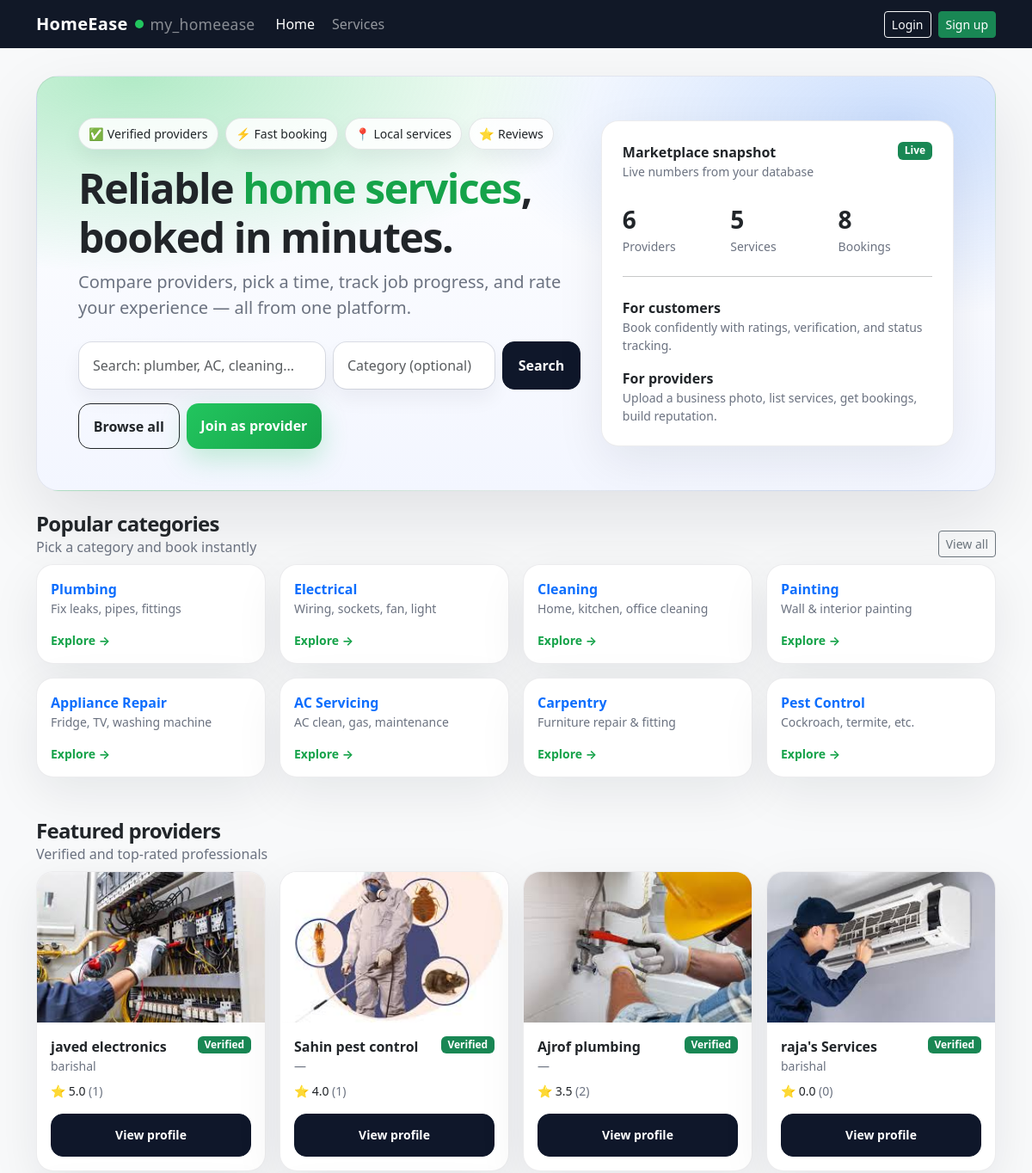
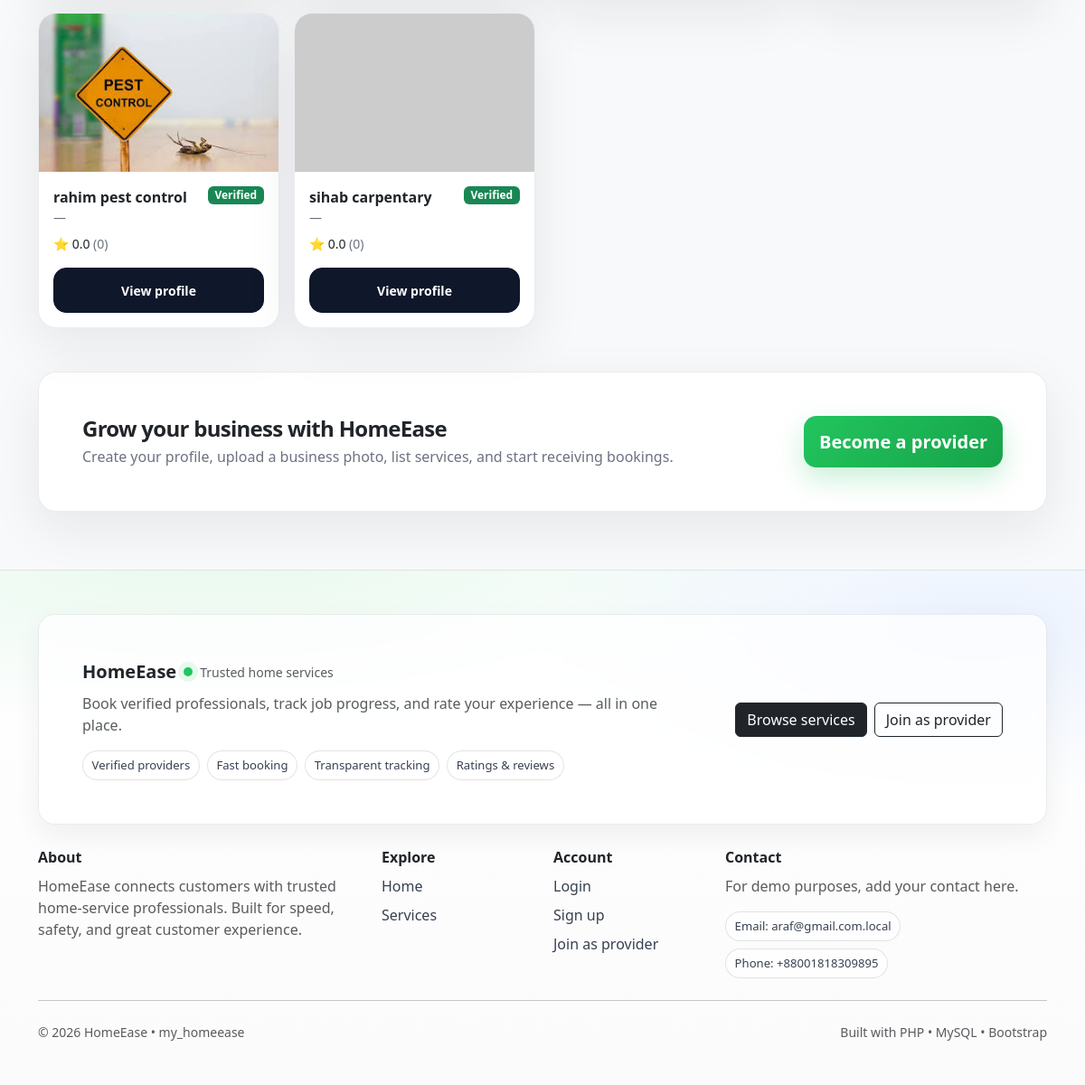
The page / on the database its author committed (2 pictures, top to bottom).
### tables this page shows
CREATE TABLE `provider_profiles` (
  `user_id` int(11) NOT NULL,
  `business_name` varchar(160) NOT NULL,
  `bio` text DEFAULT NULL,
  `address` varchar(255) DEFAULT NULL,
  `city` varchar(80) DEFAULT NULL,
  `is_verified` tinyint(1) NOT NULL DEFAULT 0,
  `cover_photo` varchar(255) DEFAULT NULL,
  `created_at` timestamp NOT NULL DEFAULT current_timestamp(),
  `bkash_number` varchar(30) DEFAULT NULL,
  `nagad_number` varchar(30) DEFAULT NULL,
  `nid_file` varchar(255) DEFAULT NULL,
  `trade_license_file` varchar(255) DEFAULT NULL,
  `verification_status` enum('not_submitted','pending','approved','rejected') NOT NULL DEFAULT 'not_submitted',
  `verification_note` varchar(255) DEFAULT NULL,
  PRIMARY KEY (`user_id`),
  CONSTRAINT `fk_provider_user` FOREIGN KEY (`user_id`) REFERENCES `users` (`id`) ON DELETE CASCADE
);

### app/config.php (called while the page is built, shortened)
<?php
$environment = 'production';
if ($environment === 'production') {
  return [
    'db' => [
      'host'    => 'sql207.infinityfreeapp.com',
      'name'    => 'if0_41296449_my_homeease',
      'user'    => 'if0_41296449',
      'pass'    => 'araf1164araf',
      'charset' => 'utf8mb4',
    ],
    'app' => [
      'base_url' => '/public',
    ],
  ];
}

### app/helpers.php (called while the page is built, shortened)
<?php
function e(string $s): string {
  return htmlspecialchars($s, ENT_QUOTES, 'UTF-8');
}
function base_url(string $path = ''): string {
  $config = require __DIR__ . '/config.php';
  $base = rtrim($config['app']['base_url'], '/');
  $path = ltrim($path, '/');
  return $base . ($path ? '/' . $path : '');
}
function current_user(): ?array {
  return $_SESSION['user'] ?? null;
}
function is_logged_in(): bool {
  return current_user() !== null;
}

### public/index.php (the view, shortened to what this page needs)
<?php
require_once __DIR__ . '/../app/db.php';
require_once __DIR__ . '/../app/helpers.php';
require __DIR__ . '/../app/views/header.php';
$sql = "
SELECT u.id, p.business_name, p.city, p.cover_photo, p.is_verified,
       COALESCE(AVG(r.rating), 0) AS avg_rating,
       COUNT(r.id) AS review_count
FROM users u
JOIN provider_profiles p ON p.user_id = u.id
LEFT JOIN reviews r ON r.provider_id = u.id
WHERE u.role='provider' AND u.is_active=1
GROUP BY u.id
ORDER BY p.is_verified DESC, avg_rating DESC, review_count DESC
LIMIT 8";
$providers = $pdo->query($sql)->fetchAll();
$stats = [
  'providers' => (int)$pdo->query("SELECT COUNT(*) c FROM users WHERE role='provider' AND is_active=1")->fetch()['c'],
  'services'  => (int)$pdo->query("SELECT COUNT(*) c FROM services WHERE is_active=1")->fetch()['c'],
  'bookings'  => (int)$pdo->query("SELECT COUNT(*) c FROM bookings")->fetch()['c'],
];
$cats = [
  ['Plumbing','Fix leaks, pipes, fittings'],
  ['Electrical','Wiring, sockets, fan, light'],
  ['Cleaning','Home, kitchen, office cleaning'],
  ['Painting','Wall & interior painting'],
  ['Appliance Repair','Fridge, TV, washing machine'],
  ['AC Servicing','AC clean, gas, maintenance'],
  ['Carpentry','Furniture repair & fitting'],
  ['Pest Control','Cockroach, termite, etc.'],
];
$q = trim($_GET['q'] ?? '');
$category = trim($_GET['category'] ?? '');
?>
<div class="hx-hero p-4 p-md-5 mb-4">
  <div class="row g-4 align-items-center">
    <div class="col-12 col-lg-7">
      <div class="d-flex flex-wrap gap-2 mb-3">
        <span class="hx-pill">✅ Verified providers</span>
        <span class="hx-pill">⚡ Fast booking</span>
        <span class="hx-pill">📍 Local services</span>
        <span class="hx-pill">⭐ Reviews</span>
      </div>
      <h1 class="display-5 hx-title mb-2">
        Reliable <span class="hx-tag">home services</span>, booked in minutes.
      </h1>
      <p class="lead hx-sub mb-4">
        Compare providers, pick a time, track job progress, and rate your experience — all from one platform.
      </p>
      <form class="row g-2" action="<?= e(base_url('services.php')) ?>" method="get">
        <div class="col-12 col-md-6">
          <input class="form-control hx-input" name="q" value="<?= e($q) ?>" placeholder="Search: plumber, AC, cleaning...">
        </div>
        <div class="col-12 col-md-4">
          <input class="form-control hx-input" name="category" value="<?= e($category) ?>" placeholder="Category (optional)">
        </div>
        <div class="col-12 col-md-2 d-grid">
          <button class="btn hx-btn hx-btn-dark" type="submit">Search</button>
        </div>
      </form>
      <div class="d-flex flex-wrap gap-2 mt-3">
        <a class="btn hx-btn btn-outline-dark" href="<?= e(base_url('services.php')) ?>">Browse all</a>
        <?php if (!is_logged_in()): ?>
          <a class="btn hx-btn hx-btn-brand" href="<?= e(base_url('register_provider.php')) ?>">Join as provider</a>
        <?php endif; ?>
      </div>
    </div>
    <div class="col-12 col-lg-5">
      <div class="hx-card p-4">
        <div class="d-flex justify-content-between align-items-start">
          <div>
            <div class="fw-semibold">Marketplace snapshot</div>
            <div class="hx-sub small">Live numbers from your database</div>
          </div>
          <span class="badge text-bg-success">Live</span>
        </div>
        <div class="row g-3 mt-2">
          <div class="col-4">
            <div class="fw-bold fs-3"><?= (int)$stats['providers'] ?></div>
            <div class="hx-sub small">Providers</div>
          </div>
          <div class="col-4">
            <div class="fw-bold fs-3"><?= (int)$stats['services'] ?></div>
            <div class="hx-sub small">Services</div>
          </div>
          <div class="col-4">
            <div class="fw-bold fs-3"><?= (int)$stats['bookings'] ?></div>
            <div class="hx-sub small">Bookings</div>
          </div>
        </div>
        <hr class="my-4">
        <div class="row g-3">
          <div class="col-12">
            <div class="fw-semibold">For customers</div>
            <div class="hx-sub small">Book confidently with ratings, verification, and status tracking.</div>
          </div>
          <div class="col-12">
            <div class="fw-semibold">For providers</div>
            <div class="hx-sub small">Upload a business photo, list services, get bookings, build reputation.</div>
          </div>
        </div>
      </div>
    </div>
  </div>
</div>
<div class="d-flex justify-content-between align-items-end mb-2">
  <div>
    <h2 class="h4 hx-title mb-0">Popular categories</h2>
    <div class="hx-sub">Pick a category and book instantly</div>
  </div>
  <a class="btn btn-sm btn-outline-secondary" href="<?= e(base_url('services.php')) ?>">View all</a>
</div>
<div class="row g-3 mb-5">
  <?php foreach ($cats as $c): ?>
    <div class="col-12 col-md-6 col-lg-3">
      <a class="text-decoration-none" href="<?= e(base_url('services.php?category=' . urlencode($c[0]))) ?>">
        <div class="hx-card p-3 h-100">
          <div class="fw-semibold"><?= e($c[0]) ?></div>
          <div class="hx-sub small"><?= e($c[1]) ?></div>
          <div class="mt-3 small hx-tag">Explore →</div>
        </div>
      </a>
    </div>
  <?php endforeach; ?>
</div>
<div class="mb-2">
  <h2 class="h4 hx-title mb-0">Featured providers</h2>
  <div class="hx-sub">Verified and top-rated professionals</div>
</div>
<div class="row g-3">
  <?php foreach ($providers as $p):
    $img = $p['cover_photo'] ? base_url('../storage/uploads/' . $p['cover_photo']) : 'https://placehold.co/900x540?text=HomeEase';
  ?>
    <div class="col-12 col-md-6 col-lg-3">
      <div class="hx-card h-100 overflow-hidden">
        <img src="<?= e($img) ?>" class="w-100 hx-provider-img" alt="Business photo">
        <div class="p-3">
          <div class="d-flex justify-content-between align-items-start">
            <div class="fw-semibold"><?= e($p['business_name']) ?></div>
            <?php if ((int)$p['is_verified']===1): ?><span class="badge text-bg-success">Verified</span><?php endif; ?>
          </div>
          <div class="hx-sub small"><?= e($p['city'] ?? '—') ?></div>
          <div class="mt-2 small">
            ⭐ <?= number_format((float)$p['avg_rating'], 1) ?>
            <span class="hx-sub">(<?= (int)$p['review_count'] ?>)</span>
          </div>
          <a class="btn hx-btn hx-btn-dark btn-sm mt-3 w-100" href="<?= e(base_url('provider_profile.php?id=' . (int)$p['id'])) ?>">
            View profile
          </a>
        </div>
      </div>
    </div>
  <?php endforeach; ?>
</div>
<?php if (!is_logged_in()): ?>
  <div class="hx-card p-4 p-md-5 mt-5">
    <div class="row g-3 align-items-center">
      <div class="col-12 col-lg-8">
        <h3 class="h4 hx-title mb-1">Grow your business with HomeEase</h3>
        <div class="hx-sub">Create your profile, upload a business photo, list services, and start receiving bookings.</div>
      </div>
      <div class="col-12 col-lg-4 text-lg-end">
        <a class="btn hx-btn hx-btn-brand btn-lg" href="<?= e(base_url('register_provider.php')) ?>">Become a provider</a>
      </div>
    </div>
  </div>
<?php endif; ?>
<?php require __DIR__ . '/../app/views/footer.php'; ?>

### rows shown on the page
provider_profiles: cover_photo (picture), business_name "javed electronics", is_verified "Verified", city "barishal", avg_rating "5.0", review_count "1"
provider_profiles: cover_photo (picture), business_name "Sahin pest control", is_verified "Verified", city "—", avg_rating "4.0", review_count "1"
provider_profiles: cover_photo (picture), business_name "Ajrof plumbing", is_verified "Verified", city "—", avg_rating "3.5", review_count "2"
provider_profiles: cover_photo (picture), business_name "raja's Services", is_verified "Verified", city "barishal", avg_rating "0.0", review_count "0"
provider_profiles: cover_photo (picture), business_name "rahim pest control", is_verified "Verified", city "—", avg_rating "0.0", review_count "0"
provider_profiles: business_name "sihab carpentary", is_verified "Verified", city "—", avg_rating "0.0", review_count "0"

### other values the page prints
$stats['providers'] "6"
$stats['services'] "5"
$stats['bookings'] "8"
$c[0] "Plumbing"
$c[1] "Fix leaks, pipes, fittings"
$c[0] "Electrical"
$c[1] "Wiring, sockets, fan, light"
$c[0] "Cleaning"
$c[1] "Home, kitchen, office cleaning"
$c[0] "Painting"
$c[1] "Wall & interior painting"
$c[0] "Appliance Repair"
$c[1] "Fridge, TV, washing machine"
$c[0] "AC Servicing"
$c[1] "AC clean, gas, maintenance"
